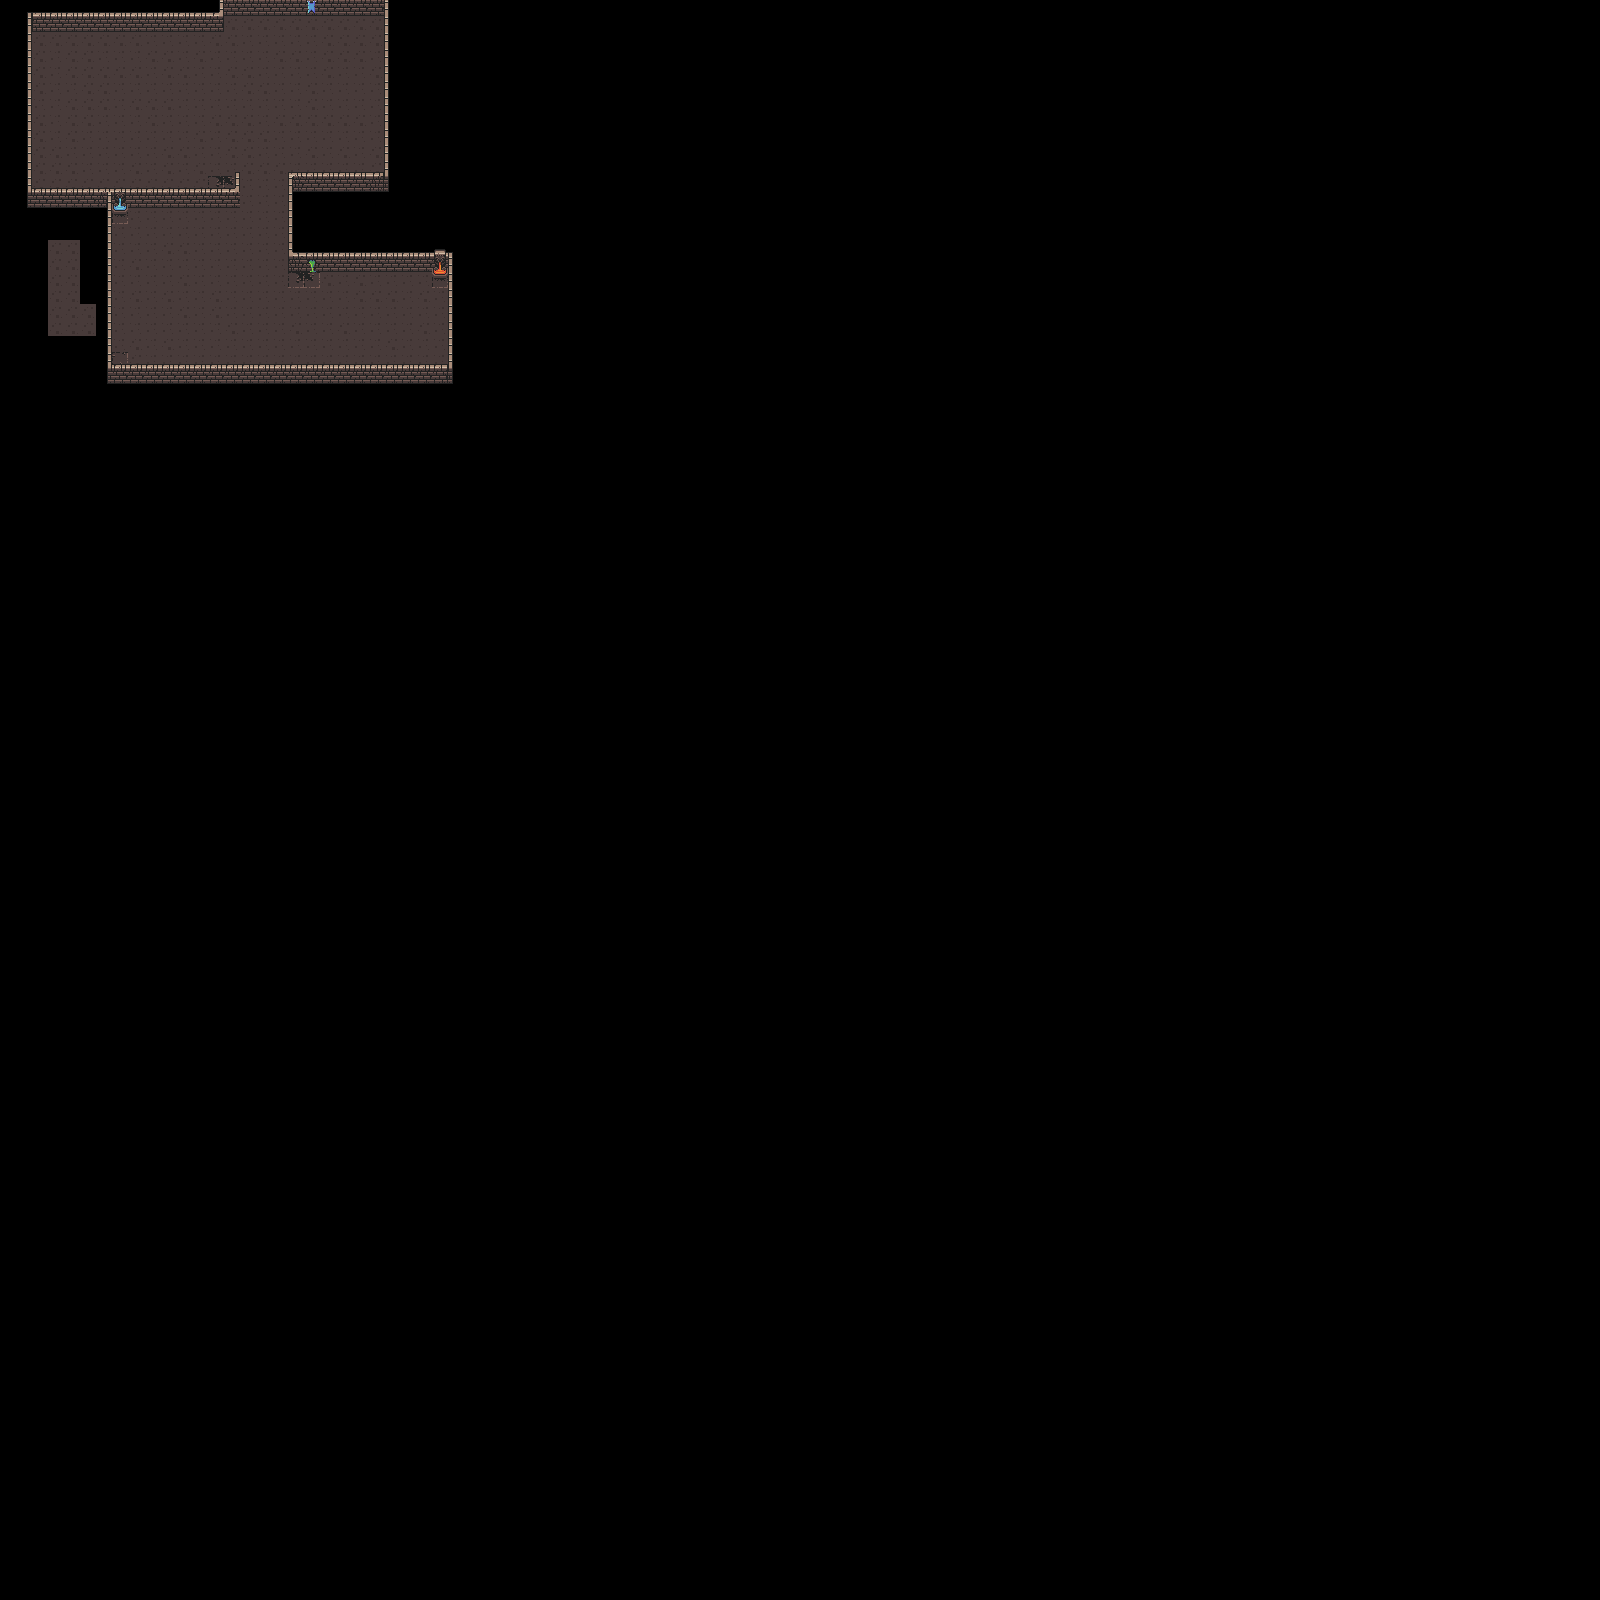

This game map was drawn from its Tiled (.tmx) file and the tilesets committed beside it. A one-line description and the trimmed map source follow:
An orthogonal 100x100 tile map with 16x16 px tiles, 2 tile layers (Ground, Walls) and 7 objects (4x chest).

<map version="1.9" tiledversion="1.9.2" orientation="orthogonal" renderorder="right-down" width="100" height="100" tilewidth="16" tileheight="16" infinite="0" nextlayerid="10" nextobjectid="9">
 <editorsettings>
  <export target="dungeon-01.json" format="json" />
 </editorsettings>
 <tileset firstgid="1" name="dungeon" tilewidth="16" tileheight="16" tilecount="160" columns="10">
  <image source="../tiles/dungeon_tiles.png" width="160" height="256" />
  <tile id="0">
   <properties>
    <property name="collides" type="bool" value="false" />
   </properties>
  </tile>
  <tile id="1">
   <properties>
    <property name="collides" type="bool" value="false" />
   </properties>
  </tile>
  <tile id="2">
   <properties>
    <property name="collides" type="bool" value="false" />
   </properties>
  </tile>
  <tile id="3">
   <properties>
    <property name="collides" type="bool" value="false" />
   </properties>
  </tile>
  <tile id="4">
   <properties>
    <property name="collides" type="bool" value="false" />
   </properties>
  </tile>
  <tile id="5">
   <properties>
    <property name="collides" type="bool" value="false" />
   </properties>
  </tile>
  <tile id="6">
   <properties>
    <property name="collides" type="bool" value="false" />
   </properties>
  </tile>
  <tile id="10">
   <properties>
    <property name="collides" type="bool" value="false" />
   </properties>
  </tile>
  <tile id="11">
   <properties>
    <property name="collides" type="bool" value="true" />
   </properties>
  </tile>
  <tile id="12">
   <properties>
    <property name="collides" type="bool" value="true" />
   </properties>
  </tile>
  <tile id="13">
   <properties>
    <property name="collides" type="bool" value="true" />
   </properties>
  </tile>
  <tile id="14">
   <properties>
    <property name="collides" type="bool" value="true" />
   </properties>
  </tile>
  <tile id="15">
   <properties>
    <property name="collides" type="bool" value="true" />
   </properties>
  </tile>
  <tile id="16">
   <properties>
    <property name="collides" type="bool" value="true" />
   </properties>
  </tile>
  <tile id="18">
   <properties>
    <property name="collides" type="bool" value="false" />
   </properties>
  </tile>
  <tile id="20">
   <properties>
    <property name="collides" type="bool" value="false" />
   </properties>
  </tile>
  <tile id="21">
   <properties>
    <property name="collides" type="bool" value="true" />
   </properties>
  </tile>
  <tile id="22">
   <properties>
    <property name="collides" type="bool" value="true" />
   </properties>
  </tile>
  <tile id="23">
   <properties>
    <property name="collides" type="bool" value="true" />
   </properties>
  </tile>
  <tile id="24">
   <properties>
    <property name="collides" type="bool" value="true" />
   </properties>
  </tile>
  <tile id="25">
   <properties>
    <property name="collides" type="bool" value="true" />
   </properties>
  </tile>
  <tile id="26">
   <properties>
    <property name="collides" type="bool" value="true" />
   </properties>
  </tile>
  <tile id="28">
   <properties>
    <property name="collides" type="bool" value="false" />
   </properties>
  </tile>
  <tile id="30">
   <properties>
    <property name="collides" type="bool" value="false" />
   </properties>
  </tile>
  <tile id="31">
   <properties>
    <property name="collides" type="bool" value="true" />
   </properties>
  </tile>
  <tile id="32">
   <properties>
    <property name="collides" type="bool" value="true" />
   </properties>
  </tile>
  <tile id="33">
   <properties>
    <property name="collides" type="bool" value="true" />
   </properties>
  </tile>
  <tile id="34">
   <properties>
    <property name="collides" type="bool" value="true" />
   </properties>
  </tile>
  <tile id="35">
   <properties>
    <property name="collides" type="bool" value="true" />
   </properties>
  </tile>
  <tile id="36">
   <properties>
    <property name="collides" type="bool" value="true" />
   </properties>
  </tile>
  <tile id="38">
   <properties>
    <property name="collides" type="bool" value="false" />
   </properties>
  </tile>
  <tile id="40">
   <properties>
    <property name="collides" type="bool" value="false" />
   </properties>
  </tile>
  <tile id="41">
   <properties>
    <property name="collides" type="bool" value="false" />
   </properties>
  </tile>
  <tile id="42">
   <properties>
    <property name="collides" type="bool" value="false" />
   </properties>
  </tile>
  <tile id="43">
   <properties>
    <property name="collides" type="bool" value="false" />
   </properties>
  </tile>
  <tile id="44">
   <properties>
    <property name="collides" type="bool" value="false" />
   </properties>
  </tile>
  <tile id="45">
   <properties>
    <property name="collides" type="bool" value="false" />
   </properties>
  </tile>
  <tile id="46">
   <properties>
    <property name="collides" type="bool" value="false" />
   </properties>
  </tile>
  <tile id="50">
   <properties>
    <property name="collides" type="bool" value="false" />
   </properties>
  </tile>
  <tile id="51">
   <properties>
    <property name="collides" type="bool" value="false" />
   </properties>
  </tile>
  <tile id="52">
   <properties>
    <property name="collides" type="bool" value="false" />
   </properties>
  </tile>
  <tile id="53">
   <properties>
    <property name="collides" type="bool" value="false" />
   </properties>
  </tile>
  <tile id="54">
   <properties>
    <property name="collides" type="bool" value="false" />
   </properties>
  </tile>
  <tile id="55">
   <properties>
    <property name="collides" type="bool" value="false" />
   </properties>
  </tile>
  <tile id="56">
   <properties>
    <property name="collides" type="bool" value="false" />
   </properties>
  </tile>
  <tile id="60">
   <properties>
    <property name="collides" type="bool" value="false" />
   </properties>
  </tile>
  <tile id="61">
   <properties>
    <property name="collides" type="bool" value="false" />
   </properties>
  </tile>
  <tile id="62">
   <properties>
    <property name="collides" type="bool" value="false" />
   </properties>
  </tile>
  <tile id="63">
   <properties>
    <property name="collides" type="bool" value="false" />
   </properties>
  </tile>
  <tile id="64">
   <properties>
    <property name="collides" type="bool" value="false" />
   </properties>
  </tile>
  <tile id="65">
   <properties>
    <property name="collides" type="bool" value="false" />
   </properties>
  </tile>
  <tile id="66">
   <properties>
    <property name="collides" type="bool" value="false" />
   </properties>
  </tile>
  <tile id="70">
   <properties>
    <property name="collides" type="bool" value="false" />
   </properties>
  </tile>
  <tile id="71">
   <properties>
    <property name="collides" type="bool" value="false" />
   </properties>
  </tile>
  <tile id="72">
   <properties>
    <property name="collides" type="bool" value="false" />
   </properties>
  </tile>
  <tile id="73">
   <properties>
    <property name="collides" type="bool" value="false" />
   </properties>
  </tile>
  <tile id="74">
   <properties>
    <property name="collides" type="bool" value="false" />
   </properties>
  </tile>
  <tile id="75">
   <properties>
    <property name="collides" type="bool" value="false" />
   </properties>
  </tile>
  <tile id="76">
   <properties>
    <property name="collides" type="bool" value="false" />
   </properties>
  </tile>
  <tile id="80">
   <properties>
    <property name="collides" type="bool" value="true" />
   </properties>
  </tile>
  <tile id="81">
   <properties>
    <property name="collides" type="bool" value="true" />
   </properties>
  </tile>
  <tile id="82">
   <properties>
    <property name="collides" type="bool" value="true" />
   </properties>
  </tile>
  <tile id="83">
   <properties>
    <property name="collides" type="bool" value="true" />
   </properties>
  </tile>
  <tile id="84">
   <properties>
    <property name="collides" type="bool" value="false" />
   </properties>
  </tile>
  <tile id="85">
   <properties>
    <property name="collides" type="bool" value="false" />
   </properties>
  </tile>
  <tile id="86">
   <properties>
    <property name="collides" type="bool" value="false" />
   </properties>
  </tile>
  <tile id="90">
   <properties>
    <property name="collides" type="bool" value="true" />
   </properties>
  </tile>
  <tile id="91">
   <properties>
    <property name="collides" type="bool" value="true" />
   </properties>
  </tile>
  <tile id="92">
   <properties>
    <property name="collides" type="bool" value="false" />
   </properties>
  </tile>
  <tile id="93">
   <properties>
    <property name="collides" type="bool" value="false" />
   </properties>
  </tile>
  <tile id="94">
   <properties>
    <property name="collides" type="bool" value="true" />
   </properties>
  </tile>
  <tile id="95">
   <properties>
    <property name="collides" type="bool" value="true" />
   </properties>
  </tile>
  <tile id="96">
   <properties>
    <property name="collides" type="bool" value="false" />
   </properties>
  </tile>
  <tile id="100">
   <properties>
    <property name="collides" type="bool" value="false" />
   </properties>
  </tile>
  <tile id="101">
   <properties>
    <property name="collides" type="bool" value="false" />
   </properties>
  </tile>
  <tile id="102">
   <properties>
    <property name="collides" type="bool" value="true" />
   </properties>
  </tile>
  <tile id="103">
   <properties>
    <property name="collides" type="bool" value="true" />
   </properties>
  </tile>
  <tile id="104">
   <properties>
    <property name="collides" type="bool" value="false" />
   </properties>
  </tile>
  <tile id="105">
   <properties>
    <property name="collides" type="bool" value="false" />
   </properties>
  </tile>
  <tile id="106">
   <properties>
    <property name="collides" type="bool" value="false" />
   </properties>
  </tile>
  <tile id="110">
   <properties>
    <property name="collides" type="bool" value="false" />
   </properties>
  </tile>
  <tile id="111">
   <properties>
    <property name="collides" type="bool" value="false" />
   </properties>
  </tile>
  <tile id="112">
   <properties>
    <property name="collides" type="bool" value="false" />
   </properties>
  </tile>
  <tile id="113">
   <properties>
    <property name="collides" type="bool" value="false" />
   </properties>
  </tile>
  <tile id="114">
   <properties>
    <property name="collides" type="bool" value="false" />
   </properties>
  </tile>
  <tile id="115">
   <properties>
    <property name="collides" type="bool" value="false" />
   </properties>
  </tile>
  <tile id="116">
   <properties>
    <property name="collides" type="bool" value="false" />
   </properties>
  </tile>
  <tile id="120">
   <properties>
    <property name="collides" type="bool" value="false" />
   </properties>
  </tile>
  <tile id="121">
   <properties>
    <property name="collides" type="bool" value="false" />
   </properties>
  </tile>
  <tile id="122">
   <properties>
    <property name="collides" type="bool" value="false" />
   </properties>
  </tile>
  <tile id="123">
   <properties>
    <property name="collides" type="bool" value="false" />
   </properties>
  </tile>
  <tile id="124">
   <properties>
    <property name="collides" type="bool" value="false" />
   </properties>
  </tile>
  <tile id="125">
   <properties>
    <property name="collides" type="bool" value="false" />
   </properties>
  </tile>
  <tile id="126">
   <properties>
    <property name="collides" type="bool" value="false" />
   </properties>
  </tile>
  <tile id="130">
   <properties>
    <property name="collides" type="bool" value="false" />
   </properties>
  </tile>
  <tile id="131">
   <properties>
    <property name="collides" type="bool" value="false" />
   </properties>
  </tile>
  <tile id="132">
   <properties>
    <property name="collides" type="bool" value="false" />
   </properties>
  </tile>
  <tile id="133">
   <properties>
    <property name="collides" type="bool" value="false" />
   </properties>
  </tile>
  <tile id="134">
   <properties>
    <property name="collides" type="bool" value="false" />
   </properties>
  </tile>
  <tile id="135">
   <properties>
    <property name="collides" type="bool" value="false" />
   </properties>
  </tile>
  <tile id="136">
   <properties>
    <property name="collides" type="bool" value="false" />
   </properties>
  </tile>
  <tile id="140">
   <properties>
    <property name="collides" type="bool" value="false" />
   </properties>
  </tile>
  <tile id="141">
   <properties>
    <property name="collides" type="bool" value="false" />
   </properties>
  </tile>
  <tile id="142">
   <properties>
    <property name="collides" type="bool" value="false" />
   </properties>
  </tile>
  <tile id="143">
   <properties>
    <property name="collides" type="bool" value="false" />
   </properties>
  </tile>
  <tile id="144">
   <properties>
    <property name="collides" type="bool" value="false" />
   </properties>
  </tile>
  <tile id="145">
   <properties>
    <property name="collides" type="bool" value="false" />
   </properties>
  </tile>
  <tile id="146">
   <properties>
    <property name="collides" type="bool" value="false" />
   </properties>
  </tile>
 </tileset>
 <layer id="3" name="Ground" width="100" height="100">
  <data>[10000 cells, 411 non-empty, 7 distinct tile ids]</data>
 </layer>
 <layer id="4" name="Walls" width="100" height="100">
  <data>[10000 cells, 183 non-empty, 24 distinct tile ids]</data>
 </layer>
 <objectgroup id="8" name="Chests">
  <object id="1" name="chest2" class="chest" gid="59" x="304.667" y="31.6667" width="16" height="16" />
  <object id="3" name="chest1" class="chest" gid="59" x="127.667" y="48.3333" width="16" height="16" />
  <object id="4" name="chest3" class="chest" gid="59" x="175.667" y="224" width="16" height="16" />
  <object id="5" name="chest4" class="chest" gid="59" x="367.667" y="287.333" width="16" height="16" />
 </objectgroup>
 <objectgroup id="9" name="Enemies">
  <object id="6" gid="79" x="303.333" y="63" width="16" height="16" />
  <object id="7" gid="79" x="175.333" y="303" width="16" height="16" />
  <object id="8" gid="79" x="368" y="335" width="16" height="16" />
 </objectgroup>
</map>
